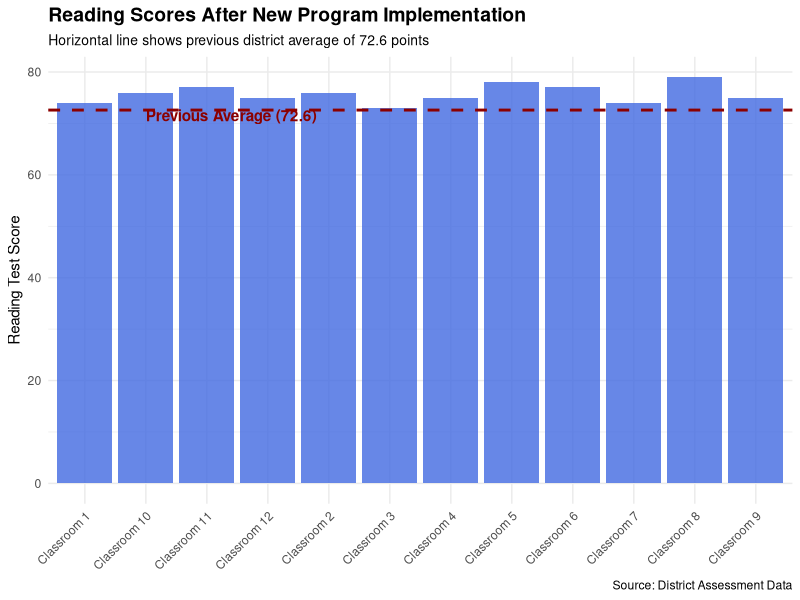

This chart was generated by the following R code:
## ---- chunk 1
knitr::opts_chunk$set(echo = TRUE)
library(tidyverse)
## ---- chunk 2
# Known information about reading scores before the new program
prior_mean <- 72.6  # average score
prior_sd <- 4.8     # standard deviation

# Reading scores after implementing the new program (12 classrooms)
new_scores <- c(74, 76, 73, 75, 78, 77, 74, 79, 75, 76, 77, 75) # Replace with the actual scores

# Create a journalist-friendly dataset
score_data <- tibble(
  classroom = paste("Classroom", 1:12),
  reading_score = new_scores
)

# View the data
score_data
## ---- chunk 3
# Calculate statistics based on the new reading scores
new_stats <- score_data |> 
  summarise(
    mean = mean(reading_score),
    sd = sd(reading_score),
    n = n()
  )

new_stats
## ---- chunk 4
# STUDENT TASK: Choose an appropriate fill color for the bars
my_fill_color <- "royalblue" # Replace with a color name like "royalblue", "darkgreen", etc.

# Create a visualization comparing new scores to the previous average
score_data |> 
ggplot(aes(x = classroom, y = reading_score)) +
  geom_col(fill = my_fill_color, alpha = 0.8) +
  geom_hline(yintercept = prior_mean, color = "darkred", size = 1, linetype = "dashed") +
  annotate("text", x = 2, y = prior_mean - 1, 
           label = "Previous Average (72.6)", hjust = 0, fontface = "bold", color = "darkred") +
  labs(
    title = "Reading Scores After New Program Implementation",
    subtitle = "Horizontal line shows previous district average of 72.6 points",
    x = NULL,
    y = "Reading Test Score",
    caption = "Source: District Assessment Data"
  ) +
  theme_minimal() +
  theme(
    plot.title = element_text(face = "bold", size = 14),
    plot.subtitle = element_text(size = 10),
    axis.text.x = element_text(angle = 45, hjust = 1)
  )
## ---- chunk 5
# Set the significance level for your test
alpha_level <- 0.05 # Replace with the appropriate value

# Perform a one-sample t-test
# Since we want to know if scores improved (increased), we use a one-sided test (alternative = "greater")
t_test_result <- t.test(
  score_data$reading_score,
  mu = prior_mean,
  alternative = "greater"
)

# Display the results
t_test_result
## ---- chunk 6
# Get the p-value
p_value <- t_test_result$p.value

# Calculate the 95% confidence interval
ci <- t.test(score_data$reading_score)$conf.int

# Create a tibble to display the key statistics for your story
story_stats <- tibble(
  `Previous average` = prior_mean,
  `New average` = mean(75.75),
  `Improvement` = mean(new_scores) - prior_mean,
  `Percent change` = round(((mean(new_scores) - prior_mean) / prior_mean) * 100, 1),
  `p-value` = p_value,
  `Lower bound` = ci[1],
  `Upper bound` = ci[2],
  `Confidence level` = "95%"
)

# Display the key statistics
story_stats
